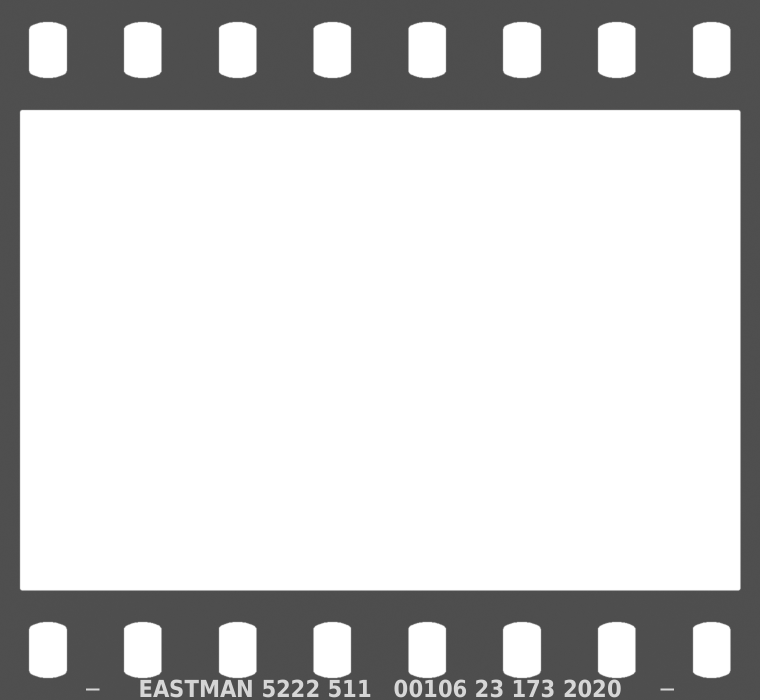
#> input picture app/src/main/assets/fixed135/bw-double_x_5222-positive-display.webp, 1520 x 1400 px (shown at 1/2 size); the run also reads 1 picture not shown here
$ python generate.py
#> lines starting #> are read from the running program, lines starting #| are printed output that depends on the picture
"""Original 5222 positive-display artwork using sampled colour targets only.
No photograph is read, embedded, used as texture or included in the output.
Latest reference body patches median 0..5; letter stroke median32..51 depending
on antialias exclusion. Body target4; lettering112-to-88 centered near100 intentionally brighter under
user instruction. These are sRGB display colours, not physical density claims.
"""
from pathlib import Path
import hashlib,json
import numpy as np
from PIL import Image,ImageDraw,ImageFont,ImageFilter
ROOT=Path(__file__).resolve().parents[2]
ASSETS=ROOT/'app/src/main/assets/fixed135'
base=ASSETS/'bw-double_x_5222-positive-display.webp'
assert hashlib.sha256(base.read_bytes()).hexdigest()=='2ccf5d7c749763ed7690f31d8feb73c1ee72114fc6719e4cb0fef933c6241447'
a=np.array(Image.open(base).convert('RGBA'));h,w=a.shape[:2];g=a[:,:,3]/255
#> further down, a is the input picture: shape (1400, 1520, 4); mean R, G, B, A 24.2, 24.2, 24.2, 73.8
#> after `h, w = a.shape[:2]`: h = 1400; w = 1520
#> after `g = a[:, :, 3] / 255`:
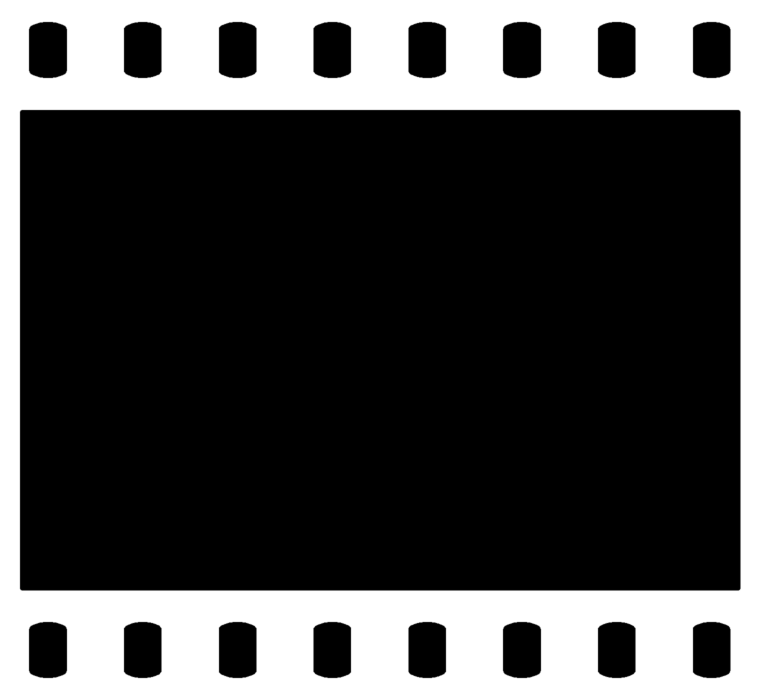
#> g: shape (1400, 1520) float64 (shown at 1/2 size); min 0, max 1, mean 0.29
rng=np.random.default_rng(522206)
# Near-black photographic surround, not cloudy spray texture or shiny plastic.
tone=np.clip(4+rng.normal(0,.55,(h,w)),2,6)
y,x=np.mgrid[:h,:w]
# Keep existing narrow long-cut/perforation material-side shading subtle on black.
# No highlight bevel, hole contraction, inner-hole fill, or image-window outline.
edge=np.minimum(y,h-1-y);tone-=1.4*np.exp(-((edge-.7)/1.35)**2)
#> after `edge = np.minimum(y, h - 1 - y)`:
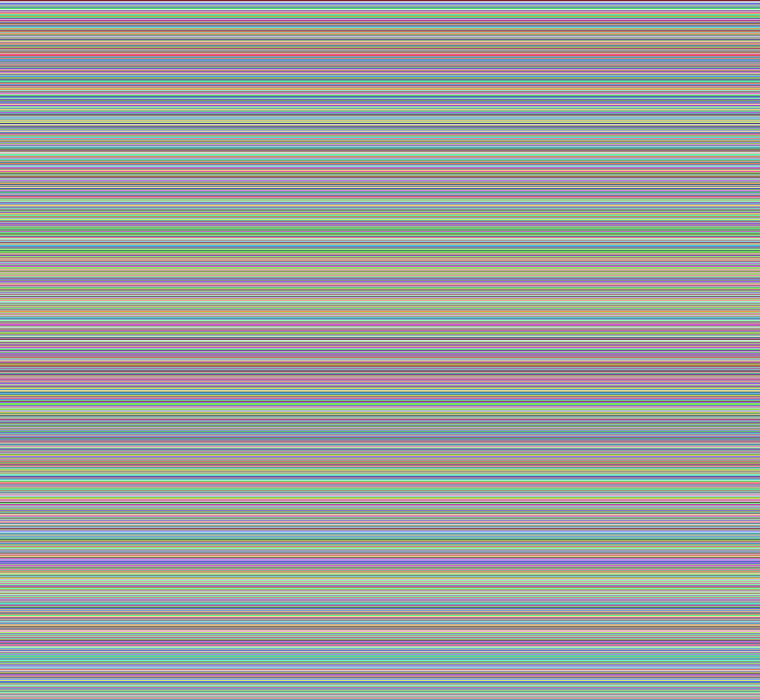
#> y: shape (1400, 1520) int64 (shown at 1/2 size); 1400 distinct labels, from 0 to 1399; one colour per label, 0 black
holefield=1-g;holefield[200:1200,:]=0
#> after `holefield = 1 - g`:
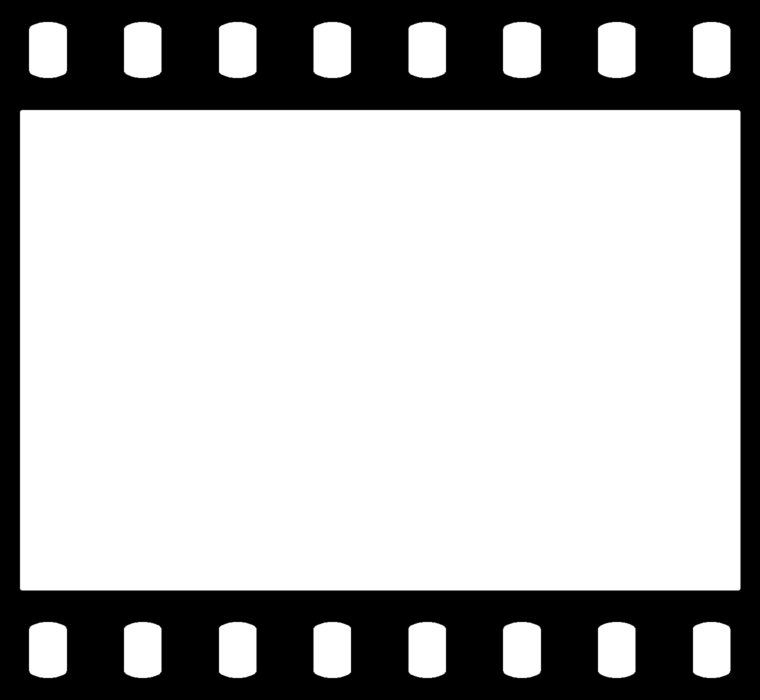
#> holefield: shape (1400, 1520) float64 (shown at 1/2 size); min 0, max 1, mean 0.71
#> after `holefield[200:1200, :] = 0`:
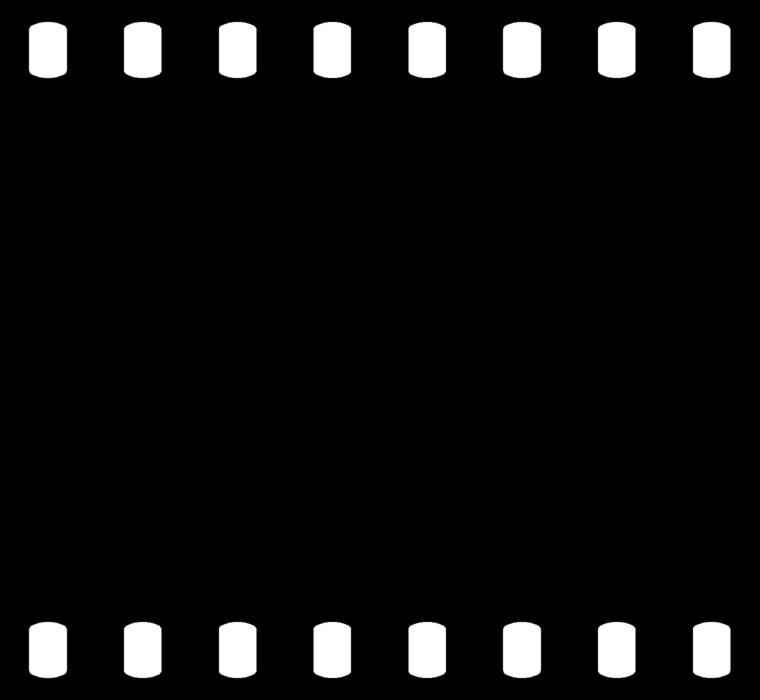
#> holefield: shape (1400, 1520) float64 (shown at 1/2 size); min 0, max 1, mean 0.0597
blur=np.asarray(Image.fromarray((holefield*255).round().astype('uint8')).filter(ImageFilter.GaussianBlur(1.6)))/255
rim=np.clip((blur-holefield)*2.2,0,1);tone-=1.2*rim
#> after `tone -= 1.2 * rim`:
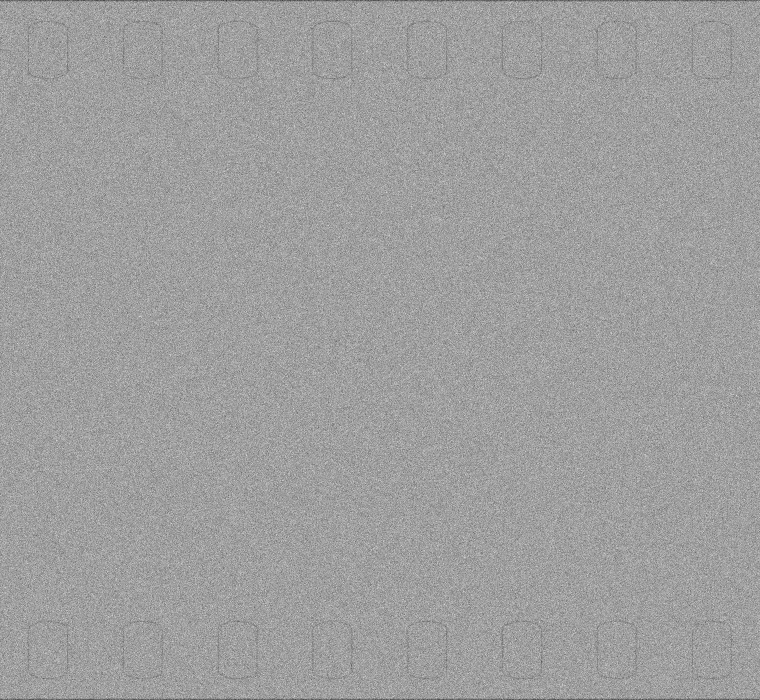
#> tone: shape (1400, 1520) float64 (shown at 1/2 size); min 0.667, max 6, mean 3.99; drawn with min black and max white
ink=Image.new('L',(w,h));d=ImageDraw.Draw(ink)
#> after `ink = Image.new('L', (w, h))`: ink: PIL image 1520x1400 L; every value is 0
font=ImageFont.truetype('/usr/share/fonts/truetype/dejavu/DejaVuSansCondensed-Bold.ttf',47)
label='EASTMAN 5222 511   00106 23 173 2020';width=d.textlength(label,font=font);left=(w-width)/2
#> after `width = d.textlength(label, font=font)`: width = 966.6
#> after `left = (w - width) / 2`: left = 276.7
# Retain known full fixed sample. No invented KEYKODE/barcode or new edge codes.
d.text((left,1359),label,font=font,anchor='lt',fill=255)
for xx in [left-104,left+width+78]:d.line((xx,1378,xx+26,1378),fill=255,width=4)
#> this loop made 2 passes
#> xx on passes 1 to 2: 172.7, 1321.3
# Reconstruct the original Beta3 source exactly to prove font/layout/AA parity.
original_tone=177+np.random.default_rng(5222).normal(0,.62,(h,w))+1.1*np.sin(x/w*np.pi)
original_rgb=np.repeat(np.uint8(np.clip(original_tone,0,255))[:,:,None],3,2)
original=Image.fromarray(original_rgb).convert('RGBA');original.putalpha(Image.fromarray(a[:,:,3]))
#> after `original.putalpha(Image.fromarray(a[:, :, 3]))`:
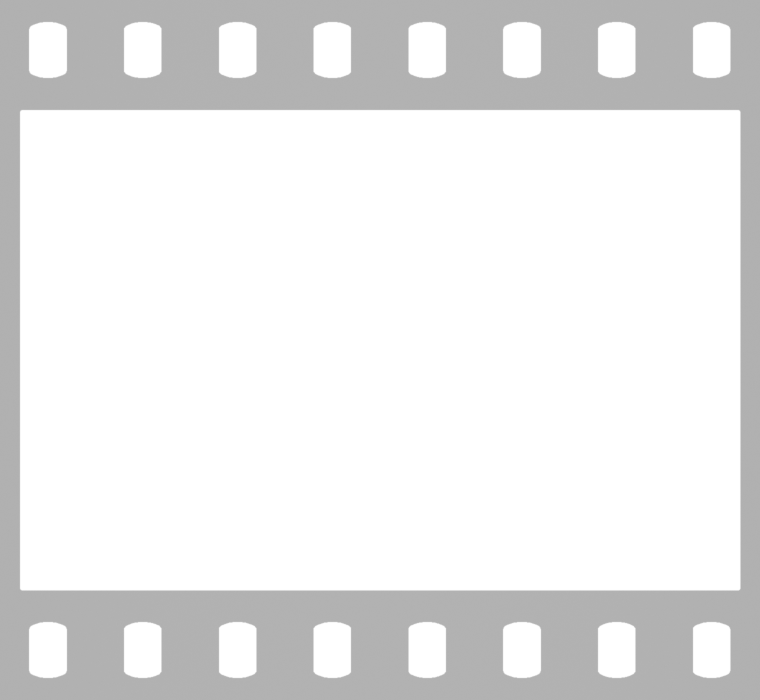
#> original: PIL image 1520x1400 RGBA (shown at 1/2 size); mean R, G, B, A 177.2, 177.2, 177.2, 73.8; transparent parts drawn white
od=ImageDraw.Draw(original);od.text((left,1359),label,font=font,anchor='lt',fill=(41,41,41,255),stroke_width=0)
for xx in [left-104,left+width+78]:od.line((xx,1378,xx+26,1378),fill=(41,41,41,255),width=4)
reconstructed=np.array(original);reconstructed[:,:,:3]=255-reconstructed[:,:,:3];reconstructed[reconstructed[:,:,3]==0,:3]=0
assert np.array_equal(reconstructed,a), 'Original glyph/font/layout reconstruction must be byte exact'
# Rebuild the published v6 material before changing its text placement.
k0=np.asarray(ink)/255
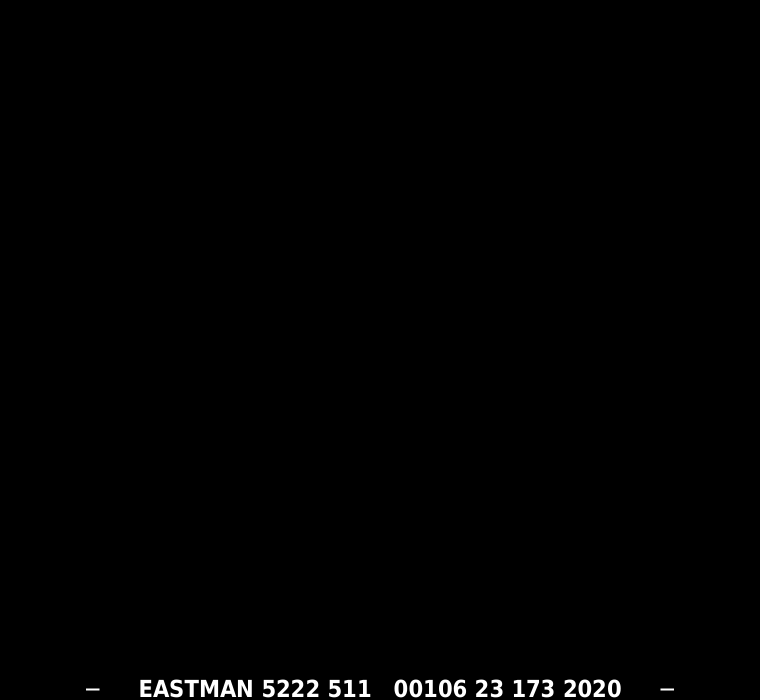
#> k0: shape (1400, 1520) float64 (shown at 1/2 size); min 0, max 1, mean 0.00664
old_ink_tone=112-24*np.clip((y-1359)/35,0,1)
old_rgb=np.repeat(np.round(tone*(1-k0)+old_ink_tone*k0).clip(0,255).astype('uint8')[:,:,None],3,2)
old=np.dstack([old_rgb,a[:,:,3]]);old[a[:,:,3]==0,:3]=0
published=ASSETS/'bw-double_x_5222-positive-sampled.webp'
assert hashlib.sha256(published.read_bytes()).hexdigest()=='608779f0b0c65d838d966e4f1a57da86ddd30dee58c0a2a265ca77b20432528f'
assert np.array_equal(old,np.array(Image.open(published).convert('RGBA')))
# Shift the existing mask, never redraw/rescale characters: right tail is clipped
# by the film canvas, not by a fake overlay. EASTMAN 5222 remains fully in frame.
SHIFT_X=320
#> SHIFT_X = 320
shifted=np.zeros_like(np.asarray(ink));shifted[:,SHIFT_X:]=np.asarray(ink)[:,:-SHIFT_X]
k=shifted/255
# User-requested restrained top-to-bottom ink-density gradient; no bevel/shadow.
ink_tone=112-24*np.clip((y-1359)/35,0,1)
flat_tone=tone*(1-k)+100*k
tone=tone*(1-k)+ink_tone*k
assert np.array_equal(tone[k==0],flat_tone[k==0]), "Non-ink body must remain exact"
rgb=np.repeat(np.round(tone).clip(0,255).astype('uint8')[:,:,None],3,2)
out=np.dstack([rgb,a[:,:,3]]);out[a[:,:,3]==0,:3]=0
path=ASSETS/'bw-double_x_5222-positive-asymmetric.webp'
Image.fromarray(out).save(path,lossless=True,exact=True)
assert np.array_equal(out,np.array(Image.open(path).convert('RGBA')))
assert np.array_equal(out[:,:,3],a[:,:,3])
print(json.dumps({'sha256':hashlib.sha256(path.read_bytes()).hexdigest(),'bytes':path.stat().st_size,'body_srgb8':[4,4,4],'text_srgb8_top_bottom':[112,88],'alpha_exact_baseline':True,'text_shift_x':SHIFT_X,'glyph_mask_translation_exact':True}))
#> (printed output is left out)
